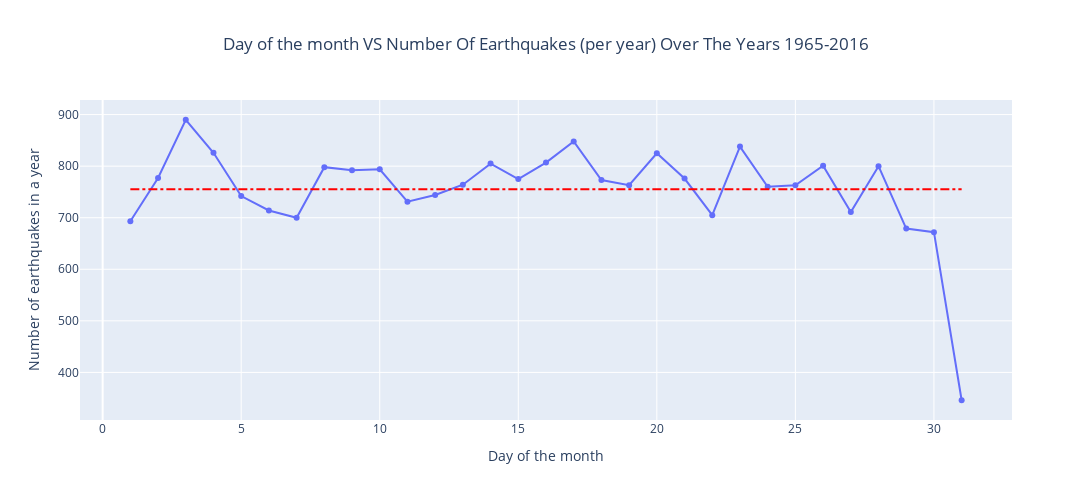

This figure's notebook cell:
### Code cell
# Preparing data for plotting
data['Day_of_month'] = data['Date'].dt.day
labels = data['Day_of_month'].value_counts().sort_index().index
values = data['Day_of_month'].value_counts().sort_index().values

# Initiating figure for plotting data
fig = go.Figure()

# Adding scatter trace to the figure
fig.add_trace(trace=go.Scatter(x=labels, 
                               y=values,
                               mode='lines+markers'))

# Adding a horizontal line to the graph
fig.add_shape(type="line", 
              x0=labels[0], 
              y0=values.mean(), 
              x1=labels[-1], 
              y1=values.mean(), 
              line=dict(color="Red", 
                        width=2,
                        dash="dashdot"),
              name='Mean')

# Update the layout with some cosmetics
fig.update_layout(height=500, 
                  width=1200, 
                  title_text='Day of the month VS Number Of Earthquakes (per year) Over The Years 1965-2016',
                  xaxis_title = 'Day of the month',
                  yaxis_title = 'Number of earthquakes in a year',
                  title_x=0.5)

# Display the figure
fig

### Figure 1 — Plotly figure (JSON) as saved in the notebook; plotly's stock layout.template omitted (floating-point values rounded to 4 significant figures)
{"data": [{"mode": "lines+markers", "type": "scatter", "x": [1, 2, 3, 4, 5, 6, 7, 8, 9, 10, 11, 12, 13, 14, 15, 16, 17, 18, 19, 20, 21, 22, 23, 24, 25, 26, 27, 28, 29, 30, 31], "y": [693, 777, 890, 826, 742, 714, 700, 798, 792, 794, 731, 744, 764, 805, 775, 807, 848, 773, 763, 825, 776, 705, 838, 760, 763, 801, 711, 800, 679, 672, 346]}], "layout": {"height": 500, "shapes": [{"line": {"color": "Red", "dash": "dashdot", "width": 2}, "name": "Mean", "type": "line", "x0": 1, "x1": 31, "y0": 755.2, "y1": 755.2}], "title": {"text": "Day of the month VS Number Of Earthquakes (per year) Over The Years 1965-2016", "x": 0.5}, "width": 1200, "xaxis": {"title": {"text": "Day of the month"}}, "yaxis": {"title": {"text": "Number of earthquakes in a year"}}}}
